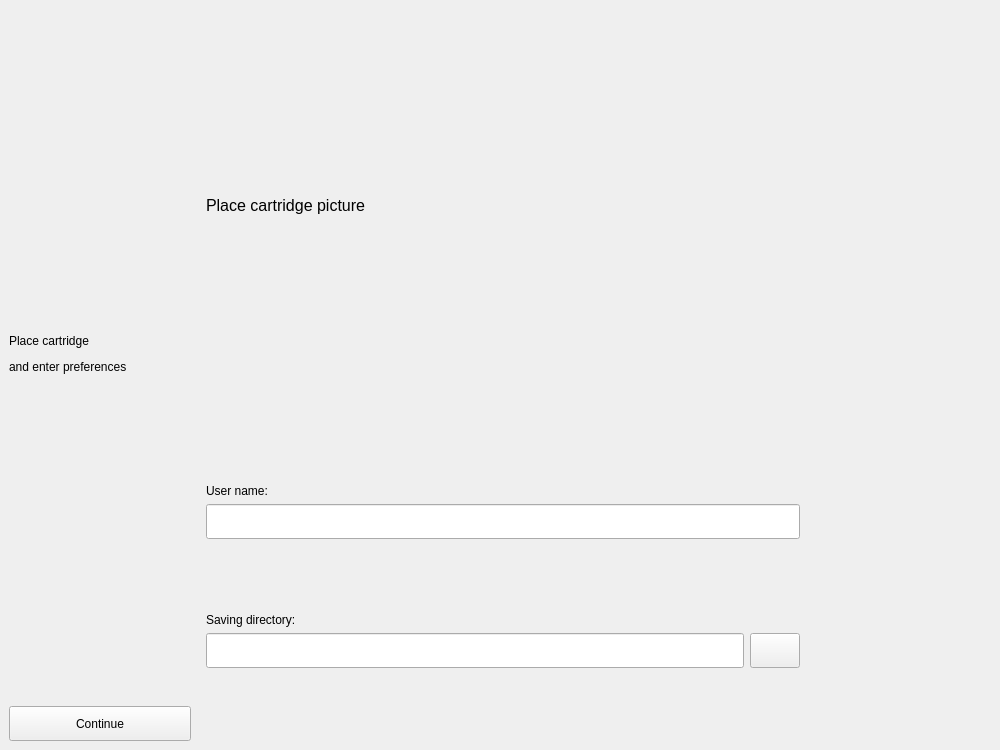
<?xml version="1.0" encoding="UTF-8"?>
<ui version="4.0">
 <class>Form</class>
 <widget class="QWidget" name="Form">
  <property name="geometry">
   <rect>
    <x>0</x>
    <y>0</y>
    <width>1000</width>
    <height>750</height>
   </rect>
  </property>
  <property name="minimumSize">
   <size>
    <width>1000</width>
    <height>750</height>
   </size>
  </property>
  <property name="windowTitle">
   <string>Form</string>
  </property>
  <layout class="QHBoxLayout" name="horizontalLayout_6" stretch="0,3">
   <property name="sizeConstraint">
    <enum>QLayout::SetDefaultConstraint</enum>
   </property>
   <property name="leftMargin">
    <number>0</number>
   </property>
   <property name="topMargin">
    <number>0</number>
   </property>
   <property name="rightMargin">
    <number>0</number>
   </property>
   <property name="bottomMargin">
    <number>0</number>
   </property>
   <item>
    <widget class="QFrame" name="frame">
     <property name="sizePolicy">
      <sizepolicy hsizetype="Preferred" vsizetype="Preferred">
       <horstretch>0</horstretch>
       <verstretch>0</verstretch>
      </sizepolicy>
     </property>
     <property name="minimumSize">
      <size>
       <width>200</width>
       <height>0</height>
      </size>
     </property>
     <layout class="QVBoxLayout" name="verticalLayout">
      <property name="sizeConstraint">
       <enum>QLayout::SetDefaultConstraint</enum>
      </property>
      <item>
       <widget class="QLabel" name="label_4">
        <property name="maximumSize">
         <size>
          <width>16777215</width>
          <height>16777215</height>
         </size>
        </property>
        <property name="text">
         <string>&lt;html&gt;&lt;head/&gt;&lt;body&gt;&lt;p&gt;Place cartridge &lt;/p&gt;&lt;p&gt;and enter preferences&lt;/p&gt;&lt;/body&gt;&lt;/html&gt;</string>
        </property>
        <property name="alignment">
         <set>Qt::AlignLeading|Qt::AlignLeft|Qt::AlignVCenter</set>
        </property>
       </widget>
      </item>
      <item>
       <widget class="QPushButton" name="apply_button">
        <property name="minimumSize">
         <size>
          <width>0</width>
          <height>35</height>
         </size>
        </property>
        <property name="text">
         <string>Continue</string>
        </property>
        <property name="flat">
         <bool>false</bool>
        </property>
       </widget>
      </item>
     </layout>
    </widget>
   </item>
   <item>
    <layout class="QVBoxLayout" name="verticalLayout_2" stretch="5,1,1,1,1,1">
     <item>
      <widget class="QLabel" name="label_3">
       <property name="font">
        <font>
         <pointsize>12</pointsize>
        </font>
       </property>
       <property name="styleSheet">
        <string notr="true"/>
       </property>
       <property name="text">
        <string>Place cartridge picture</string>
       </property>
      </widget>
     </item>
     <item>
      <layout class="QHBoxLayout" name="horizontalLayout_3">
       <item>
        <widget class="QLabel" name="label_2">
         <property name="text">
          <string>User name:</string>
         </property>
         <property name="alignment">
          <set>Qt::AlignBottom|Qt::AlignLeading|Qt::AlignLeft</set>
         </property>
        </widget>
       </item>
      </layout>
     </item>
     <item>
      <layout class="QHBoxLayout" name="horizontalLayout_4" stretch="3,0">
       <item>
        <widget class="QLineEdit" name="name_line">
         <property name="minimumSize">
          <size>
           <width>0</width>
           <height>35</height>
          </size>
         </property>
        </widget>
       </item>
       <item>
        <spacer name="horizontalSpacer_2">
         <property name="orientation">
          <enum>Qt::Horizontal</enum>
         </property>
         <property name="sizeHint" stdset="0">
          <size>
           <width>200</width>
           <height>20</height>
          </size>
         </property>
        </spacer>
       </item>
      </layout>
     </item>
     <item>
      <layout class="QHBoxLayout" name="horizontalLayout_2">
       <item>
        <widget class="QLabel" name="label">
         <property name="text">
          <string>Saving directory:</string>
         </property>
         <property name="alignment">
          <set>Qt::AlignBottom|Qt::AlignLeading|Qt::AlignLeft</set>
         </property>
        </widget>
       </item>
      </layout>
     </item>
     <item>
      <layout class="QHBoxLayout" name="horizontalLayout" stretch="3,0,0">
       <item>
        <widget class="QLineEdit" name="directory_line">
         <property name="minimumSize">
          <size>
           <width>0</width>
           <height>35</height>
          </size>
         </property>
        </widget>
       </item>
       <item>
        <widget class="QPushButton" name="browse_button">
         <property name="minimumSize">
          <size>
           <width>50</width>
           <height>35</height>
          </size>
         </property>
         <property name="maximumSize">
          <size>
           <width>50</width>
           <height>16777215</height>
          </size>
         </property>
         <property name="text">
          <string/>
         </property>
         <property name="icon">
          <iconset>
           <normaloff>folder_icon.png</normaloff>folder_icon.png</iconset>
         </property>
        </widget>
       </item>
       <item>
        <spacer name="horizontalSpacer_3">
         <property name="orientation">
          <enum>Qt::Horizontal</enum>
         </property>
         <property name="sizeHint" stdset="0">
          <size>
           <width>200</width>
           <height>20</height>
          </size>
         </property>
        </spacer>
       </item>
      </layout>
     </item>
     <item>
      <layout class="QHBoxLayout" name="horizontalLayout_5" stretch="3">
       <item>
        <spacer name="horizontalSpacer">
         <property name="orientation">
          <enum>Qt::Horizontal</enum>
         </property>
         <property name="sizeHint" stdset="0">
          <size>
           <width>40</width>
           <height>20</height>
          </size>
         </property>
        </spacer>
       </item>
      </layout>
     </item>
    </layout>
   </item>
  </layout>
 </widget>
 <tabstops>
  <tabstop>name_line</tabstop>
  <tabstop>directory_line</tabstop>
  <tabstop>browse_button</tabstop>
  <tabstop>apply_button</tabstop>
 </tabstops>
 <resources/>
 <connections/>
</ui>
